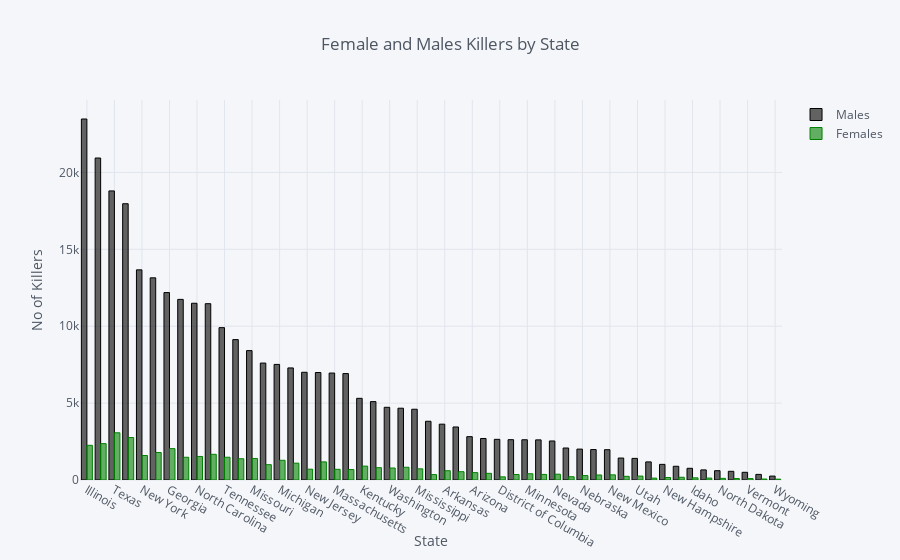

Notebook code cell kept with this figure:
### Code cell
#Female and Male Killers by State
configure_plotly_browser_state()
gender = gun[['state','Males','Females']].groupby('state').sum().sort_values(by='Males',ascending=False)
gender = gender.reset_index().set_index(keys='state')
gender.iplot(kind='bar',colors=['Black','Green'],title='Female and Males Killers by State',xTitle='State',yTitle='No of Killers')

### Figure 1 — Plotly figure (JSON) as saved in the notebook; plotly's stock layout.template omitted (floating-point values rounded to 4 significant figures)
{"data": [{"name": "Males", "uid": "e7d42b52-c926-11e8-be28-0242ac1c0002", "text": "", "y": [23473, 20935, 18797, 17964, 13663, 13145, 12187, 11744, 11492, 11465, 9907, 9129, 8413, 7603, 7515, 7287, 7005, 6990, 6954, 6920, 5310, 5098, 4727, 4668, 4601, 3819, 3630, 3448, 2818, 2699, 2644, 2622, 2617, 2610, 2538, 2081, 2009, 1979, 1971, 1428, 1405, 1177, 1016, 893, 760, 657, 605, 565, 500, 364, 255], "marker": {"color": "rgba(0, 0, 0, 0.6)", "line": {"color": "rgba(0, 0, 0, 1.0)", "width": 1}}, "x": ["Illinois", "California", "Texas", "Florida", "New York", "Ohio", "Georgia", "Pennsylvania", "North Carolina", "Louisiana", "Tennessee", "South Carolina", "Missouri", "Virginia", "Michigan", "Indiana", "New Jersey", "Alabama", "Massachusetts", "Maryland", "Kentucky", "Wisconsin", "Washington", "Oklahoma", "Mississippi", "Connecticut", "Arkansas", "Colorado", "Arizona", "Oregon", "District of Columbia", "Iowa", "Minnesota", "Kansas", "Nevada", "Delaware", "Nebraska", "West Virginia", "New Mexico", "Alaska", "Utah", "Rhode Island", "New Hampshire", "Maine", "Idaho", "Montana", "North Dakota", "South Dakota", "Vermont", "Hawaii", "Wyoming"], "type": "bar", "orientation": "v"}, {"name": "Females", "uid": "e7d42dfa-c926-11e8-be28-0242ac1c0002", "text": "", "y": [2255, 2366, 3070, 2761, 1593, 1786, 2039, 1478, 1531, 1670, 1480, 1381, 1400, 997, 1281, 1095, 703, 1178, 695, 677, 903, 801, 780, 827, 726, 351, 603, 539, 480, 434, 205, 357, 406, 362, 377, 212, 287, 326, 335, 238, 254, 122, 163, 177, 141, 124, 107, 95, 91, 63, 54], "marker": {"color": "rgba(0, 128, 0, 0.6)", "line": {"color": "rgba(0, 128, 0, 1.0)", "width": 1}}, "x": ["Illinois", "California", "Texas", "Florida", "New York", "Ohio", "Georgia", "Pennsylvania", "North Carolina", "Louisiana", "Tennessee", "South Carolina", "Missouri", "Virginia", "Michigan", "Indiana", "New Jersey", "Alabama", "Massachusetts", "Maryland", "Kentucky", "Wisconsin", "Washington", "Oklahoma", "Mississippi", "Connecticut", "Arkansas", "Colorado", "Arizona", "Oregon", "District of Columbia", "Iowa", "Minnesota", "Kansas", "Nevada", "Delaware", "Nebraska", "West Virginia", "New Mexico", "Alaska", "Utah", "Rhode Island", "New Hampshire", "Maine", "Idaho", "Montana", "North Dakota", "South Dakota", "Vermont", "Hawaii", "Wyoming"], "type": "bar", "orientation": "v"}], "layout": {"title": "Female and Males Killers by State", "paper_bgcolor": "#F5F6F9", "plot_bgcolor": "#F5F6F9", "yaxis": {"tickfont": {"color": "#4D5663"}, "title": "No of Killers", "showgrid": true, "zerolinecolor": "#E1E5ED", "titlefont": {"color": "#4D5663"}, "gridcolor": "#E1E5ED"}, "titlefont": {"color": "#4D5663"}, "xaxis": {"tickfont": {"color": "#4D5663"}, "title": "State", "showgrid": true, "zerolinecolor": "#E1E5ED", "titlefont": {"color": "#4D5663"}, "gridcolor": "#E1E5ED"}, "legend": {"bgcolor": "#F5F6F9", "font": {"color": "#4D5663"}}}}
